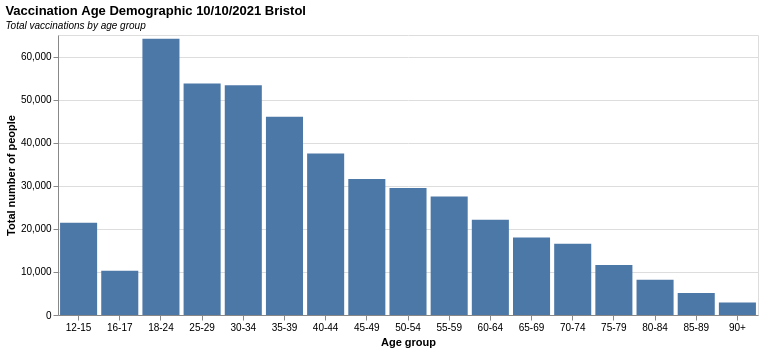

Here is the Vega-Lite specification saved for this chart:
### Vega-Lite specification from a JSON file in a GitHub repository (floating-point values rounded to 4 significant figures)
{"$schema": "https://vega.github.io/schema/vega-lite/v5.json", "description": "Vaccination Age Demographic 10/10/2021", "title": {"text": "Vaccination Age Demographic 10/10/2021 Bristol", "subtitle": "Total vaccinations by age group", "subtitleFontStyle": "italic", "subtitleFontSize": 10, "anchor": "start", "color": "black"}, "height": 280, "width": 700, "data": {"values": [{"a": "12-15", "b": 21429}, {"a": "16-17", "b": 10246}, {"a": "18-24", "b": 64118}, {"a": "25-29", "b": 53733}, {"a": "30-34", "b": 53347}, {"a": "35-39", "b": 46028}, {"a": "40-44", "b": 37477}, {"a": "45-49", "b": 31558}, {"a": "50-54", "b": 29502}, {"a": "55-59", "b": 27535}, {"a": "60-64", "b": 22133}, {"a": "65-69", "b": 17964}, {"a": "70-74", "b": 16541}, {"a": "75-79", "b": 11597}, {"a": "80-84", "b": 8170}, {"a": "85-89", "b": 5082}, {"a": "90+", "b": 2911}]}, "mark": "bar", "encoding": {"x": {"field": "a", "title": "Age group", "type": "nominal", "axis": {"labelAngle": 0}}, "y": {"field": "b", "title": "Total number of people", "type": "quantitative"}}}
